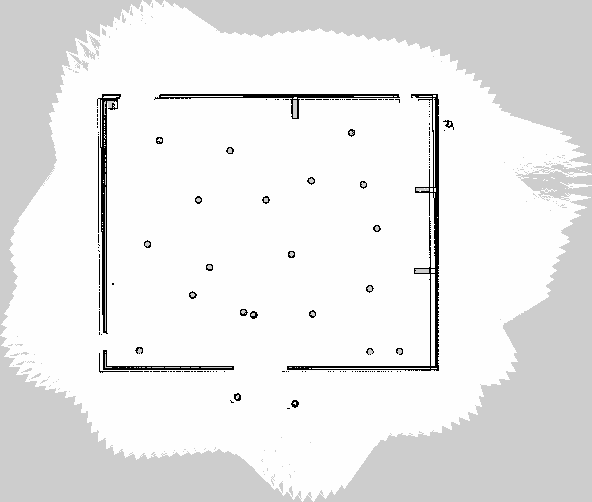
#> input picture tests1/image.pgm, 592 x 502 px
$ python implement_rrt.py
#> lines starting #> are read from the running program, lines starting #| are printed output that depends on the picture
### algorithms/rrt.py
#!/usr/bin/env python3
import numpy as np
import matplotlib.pyplot as plt
import random

from matplotlib.pyplot import rcParams

np.set_printoptions(precision=3, suppress=True)
rcParams['font.family'] = 'sans-serif'
# rcParams['font.sans-serif'] = ['Tahoma']
plt.rcParams['font.size'] = 22

# tree node
class treeNode():
    def __init__(self, locationX, locationY):
        self.locationX = locationX
        self.locationY = locationY
        self.children = []
        self.parent = None # parent node reference


# RRT Algorithm
class RRTAlgorithm():
    def __init__(self, start, goal, numIterations, grid, stepSize):
        self.randomTree = treeNode(start[0], start[1]) # root pos
        self.goal = treeNode(goal[0], goal[1]) # goal pos
        self.nearestNode = None
        self.iterations = min(numIterations, 2000)
        self.grid = grid # map
        self.rho = stepSize # len of each branch
        self.path_distance = 0 # total path distance
        self.nearestDist = 10000 # dist to nearest node
        self.numWayPoints = 0 # number of way points
        self.wayPoints = [] # the waypoints

    # add point to nearest node
    def addChild(self, locationX, locationY):
        if (locationX == self.goal.locationX):
            # add goal node to child of nearest node
            self.nearestNode.children.append(self.goal)
            self.goal.parent = self.nearestNode
        else:
            tempNode = treeNode(locationX, locationY)
            # add temp node to child of nearest node
            self.nearestNode.children.append(tempNode)
            tempNode.parent = self.nearestNode


    # sample a random point within grid limits
    def sampleAPoint(self):
        x = random.randint(1, self.grid.shape[1])
        y = random.randint(1, self.grid.shape[0])
        point = np.array([x, y])
        return point

    # steer a distance stepsize from start to end
    def steerToPoint(self, locationStart, locationEnd):
        offset = self.rho * self.unitVector(locationStart, locationEnd)
        point = np.array([locationStart.locationX + offset[0], locationStart.locationY + offset[1]])

        if point[0] >= self.grid.shape[1]:
            point[0] = self.grid.shape[1]
        if point[1] >= self.grid.shape[0]:
            point[1] = grid.shape[0]

        return point

    # check if obstacle lies between start node and end point of edge
    def isInObstacle(self, locationStart, locationEnd):
        u_hat = self.unitVector(locationStart, locationEnd)
        testPoint = np.array([0.0, 0.0])

        for i in range(self.rho):
            testPoint[0] = locationStart.locationX + i*u_hat[0]
            testPoint[1] = locationStart.locationY + i*u_hat[1]

            # grid[y, x]
            if self.grid[round(testPoint[1]), round(testPoint[0])] >= 1: # check test point lies within obstacle
                return True

        return False

    # find unit vector b/w 2 points
    def unitVector(self, locationStart, locationEnd):
        v = np.array([locationEnd[0] - locationStart.locationX, locationEnd[1] - locationStart.locationY])
        u_hat = v / np.linalg.norm(v)
        return u_hat

    # find nearest node from given unconnected point
    def findNearest(self, root, point):
        # return if root is null
        if not root:
            return
        # find dist b/w root and point
        dist = self.distance(root, point)
        # if this is lower than nearest distance then set this as nearest node and update nearest distance
        if dist <= self.nearestDist:
            self.nearestNode = root
            self.nearestDist = dist
        # recursively call by iteratinf through children
        for child in root.children:
            self.findNearest(child, point)

    # find euclidean dist b/w a node and XY point
    def distance(self, node1, point):
        dist = np.sqrt((node1.locationX - point[0])**2 + (node1.locationY - point[1])**2)
        return dist

    def goalFound(self, point):
        if self.distance(self.goal, point) <= self.rho:
            return True
        return False

    def resetNearestValues(self):
        self.nearestNode = None
        self.nearestDist = 10000

    # trace path from goal to start
    def retraceRRTPath(self, goal):
        # end the recursion when goal node reaches start node
        if goal.locationX == self.randomTree.locationX:
            return
        # add 1 to number of waypoints
        self.numWayPoints += 1
        # insert current point to waypoints array
        currentPoint = np.array([goal.locationX, goal.locationY])
        self.wayPoints.insert(0, currentPoint)
        # add step size (rho) to path distance
        self.path_distance += self.rho
        # recursive call ...
        self.retraceRRTPath(goal.parent)
# [67 lines of commented-out code are left out]

### tests1/implement_rrt.py
#!/usr/bin/env python3

# to implement RRT we need, step size, starting coordinates, goal coordinates and map
# in return we get number of waypoints, the waypoints and path distance

import imageio.v2 as imageio
import numpy as np
import matplotlib.pyplot as plt
from algorithms.rrt import RRTAlgorithm

def pgm_to_npy(map):
#> called with map = 'image.pgm'
    image = imageio.imread(map)
#> image is the input picture: shape (502, 592); min 0, max 254, mean 233.3

    # Invert black and white: max_value - image
    max_value = np.max(image)
#> max_value = 254
    inverted_image = max_value - image
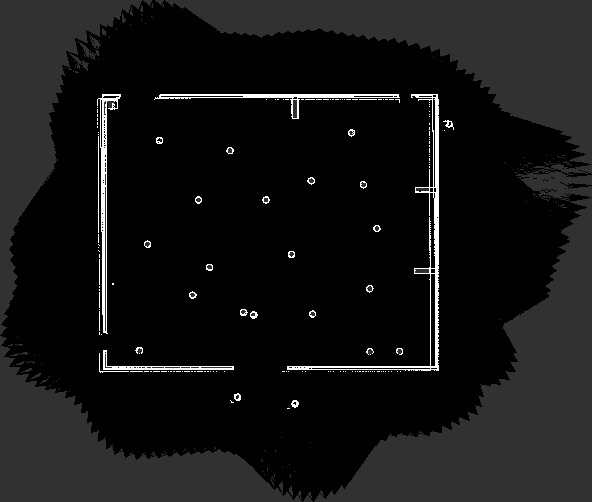
#> inverted_image: shape (502, 592); min 0, max 254, mean 20.7

    # Convert inverted image to NumPy array
    image_array = np.array(inverted_image, dtype=np.uint8)

    # Save NumPy array as .npy file
    npy_path = 'image.npy'
    np.save(npy_path, image_array)

pgm_map = 'image.pgm'
pgm_to_npy(pgm_map)

grid = np.load('image.npy')
start = np.array([132.0, 132.0])
goal = np.array([400.0, 300])

numIterations = 2000
stepSize = 5

goalRegion = plt.Circle((
    goal[0], goal[1]),
    stepSize,
    color='b',
    fill= False
    )

rrt = RRTAlgorithm(start, goal, 1000, grid, stepSize)

for i in range(rrt.iterations):
    #reset nearest values
    rrt.resetNearestValues()
    print("Iteration", i)

    #algorithm
    point = rrt.sampleAPoint()
    rrt.findNearest(rrt.randomTree, point)
    new = rrt.steerToPoint(rrt.nearestNode, point)
    bool = rrt.isInObstacle(rrt.nearestNode, new)
    if bool == False:
        rrt.addChild(new[0], new[1])
        plt.pause(0.10)
        plt.plot([rrt.nearestNode.locationX, new[0]], [rrt.nearestNode.locationY, new[1]], 'go', linestyle="-")

        # if goal found, append to path
        if rrt.goalFound(new):
            rrt.addChild(goal[0], goal[1])
            print("Goal Found!")
            break
#> this loop made 232 passes
#> pass 2, `plt.pause(0.10)`:
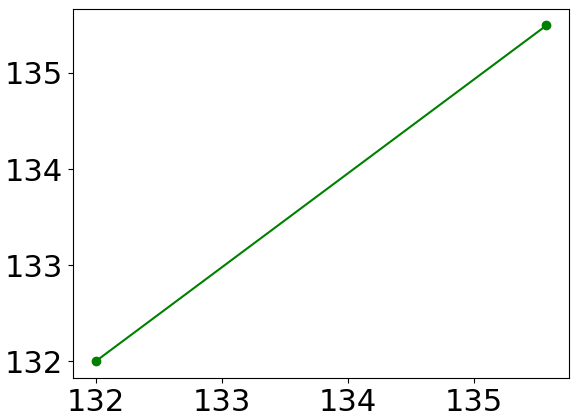
#> figure drawn by matplotlib, 1 panel

rrt.retraceRRTPath(rrt.goal)
rrt.wayPoints.insert(0,start)
print("Number of way points: ", rrt.numWayPoints)
print("Path Distance (m): ", rrt.path_distance)
print("Waypoints: ", rrt.wayPoints)
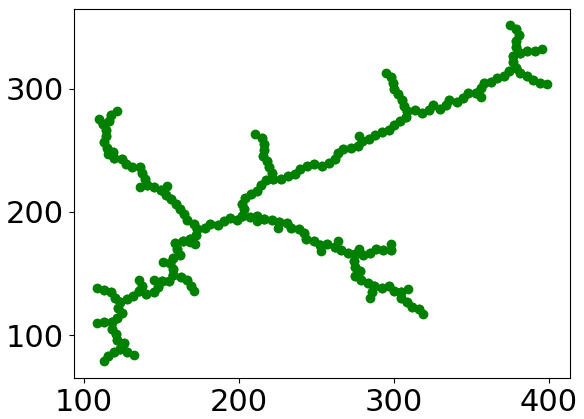
#> figure drawn by matplotlib, 1 panel
